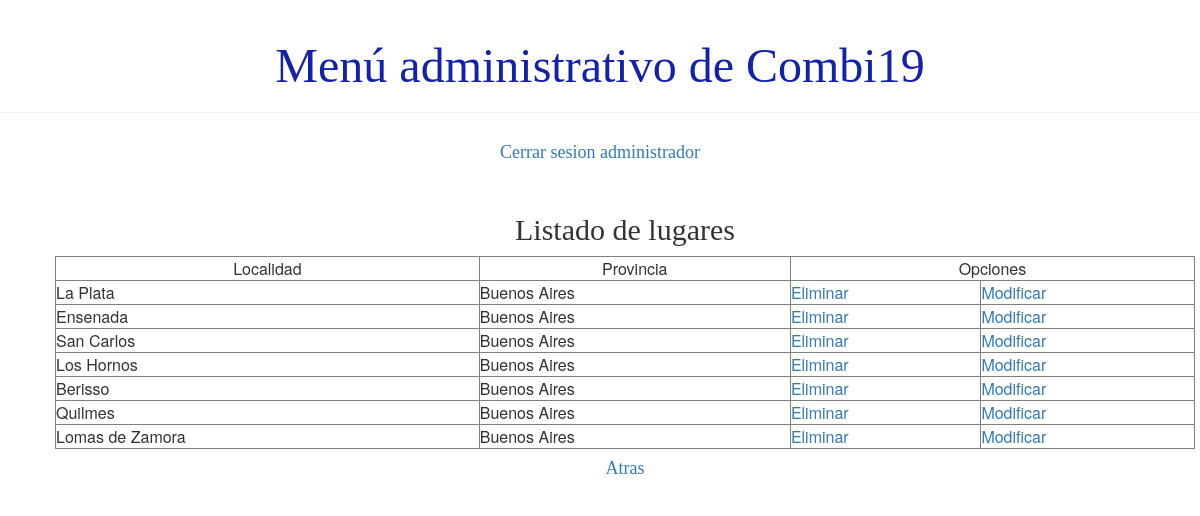
/usuario/listaLugar (signed in), run on the app's committed database.
### demo1/models.py (models this page shows, shortened)
class Lugar(models.Model):
    nombre_de_lugar = models.CharField(max_length=50)
    provincia = models.CharField(max_length=40)
    activo = models.BooleanField(default=True)

### demo1/views.py (the view)
# urls.py: path('usuario/listaLugar', views.listado_lugar ,name='listado_lugar'),
def listado_lugar(request):
    lugares=Lugar.objects.filter(activo=True)
    paginator= Paginator(lugares, 10)
    cantidad=False if (paginator.count == 0) else True
    page_number = request.GET.get('page')
    page_obj = paginator.get_page(page_number)
    return render(request, 'demo1/listados/listado_lugar.html', {'page_obj':page_obj, 'cantidad':cantidad})

### demo1/templates/demo1/listados/listado_lugar.html (shortened to what this page needs)
{% extends 'demo1/base.html' %}
{% block content %}
<div class="card">
    <h2>Listado de lugares</h2>
</div>
    <div class="card">
    <table class="tablalista" width=100% border="1">
        <tbody>
        {% if cantidad %}
            <tr>
                <td align="center">Localidad</td>
                <td align="center">Provincia</td>
                <td align="center" colspan="2">Opciones</td>
            </tr>
            {% for lugar in page_obj %}
                <tr>
                    <td>{{lugar.nombre_de_lugar}}</td>
                    <td>{{lugar.provincia }}</td>
                    <td>
                        <a href="{% url 'eliminar_lugar' pk=lugar.pk%}">Eliminar</a></td>
                    <td>
                        <a href="{% url 'modificar_lugar' pk=lugar.pk%}">Modificar</a>
                    </td>
                </tr>
            {% endfor %}
        {% else %}
            <p>No se registro ningun lugar</p>
        {% endif %}
    </tbody>
    </table>
    </div>
<div class="card"><h4><a href="{% url 'principal' %}">Atras</a></h4></div>
{% endblock %}

### demo1/static/css/demo1.css (style rules this page uses)
h4 { color: #02105e; }
h1, h2, h3, h4 { font-family: 'Lobster', cursive; }
.card { display: flex; align-items: center; justify-content: center; }

### data on the page
Lugar: nombre_de_lugar "La Plata", provincia "Buenos Aires"
Lugar: nombre_de_lugar "Ensenada", provincia "Buenos Aires"
Lugar: nombre_de_lugar "San Carlos", provincia "Buenos Aires"
Lugar: nombre_de_lugar "Los Hornos", provincia "Buenos Aires"
Lugar: nombre_de_lugar "Berisso", provincia "Buenos Aires"
Lugar: nombre_de_lugar "Quilmes", provincia "Buenos Aires"
Lugar: nombre_de_lugar "Lomas de Zamora", provincia "Buenos Aires"
